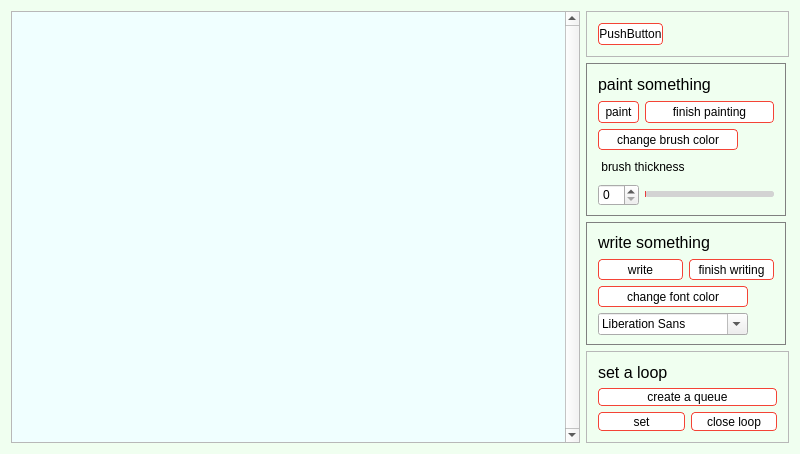
<?xml version="1.0" encoding="UTF-8"?>
<ui version="4.0">
 <class>MainWindow</class>
 <widget class="QMainWindow" name="MainWindow">
  <property name="geometry">
   <rect>
    <x>0</x>
    <y>0</y>
    <width>800</width>
    <height>454</height>
   </rect>
  </property>
  <property name="sizePolicy">
   <sizepolicy hsizetype="Preferred" vsizetype="Preferred">
    <horstretch>0</horstretch>
    <verstretch>0</verstretch>
   </sizepolicy>
  </property>
  <property name="windowTitle">
   <string>MainWindow</string>
  </property>
  <property name="styleSheet">
   <string notr="true">#MainWindow{
	border-radius:100px;
background:#F0FFF0;

}</string>
  </property>
  <widget class="QWidget" name="centralWidget">
   <property name="styleSheet">
    <string notr="true">QPushButton{
    border-radius: 4px;
    color: white;
    text-align: center;
    text-decoration: none;
    background-color: white;
    color: black;
    border: 1px solid #f44336;
}

QPushButton:hover {
    background-color: #f44336;
    color: white;
}

QPushButton:pressed {
    background-color: #06AD56;
}
QPushButton:disabled
{
    color:#000000;
    background-color:#f5f5f5; /*改变背景色*/
    border-style:inset;/*改变边框风格*/
}</string>
   </property>
   <layout class="QGridLayout" name="gridLayout_3" rowstretch="0,3,10,0,0,0,8,6">
    <item row="1" column="0" rowspan="7">
     <widget class="QScrollArea" name="scrollArea">
      <property name="styleSheet">
       <string notr="true"/>
      </property>
      <property name="frameShape">
       <enum>QFrame::StyledPanel</enum>
      </property>
      <property name="verticalScrollBarPolicy">
       <enum>Qt::ScrollBarAlwaysOn</enum>
      </property>
      <property name="horizontalScrollBarPolicy">
       <enum>Qt::ScrollBarAlwaysOff</enum>
      </property>
      <property name="widgetResizable">
       <bool>true</bool>
      </property>
      <widget class="QWidget" name="scwidget">
       <property name="geometry">
        <rect>
         <x>0</x>
         <y>0</y>
         <width>560</width>
         <height>434</height>
        </rect>
       </property>
       <property name="styleSheet">
        <string notr="true">#scwidget{
	background:#f0ffff
}</string>
       </property>
       <layout class="QGridLayout" name="gridLayout_2">
        <item row="0" column="0">
         <spacer name="verticalSpacer">
          <property name="orientation">
           <enum>Qt::Vertical</enum>
          </property>
          <property name="sizeHint" stdset="0">
           <size>
            <width>20</width>
            <height>40</height>
           </size>
          </property>
         </spacer>
        </item>
       </layout>
      </widget>
     </widget>
    </item>
    <item row="7" column="1">
     <widget class="QFrame" name="frame">
      <property name="frameShape">
       <enum>QFrame::StyledPanel</enum>
      </property>
      <property name="frameShadow">
       <enum>QFrame::Raised</enum>
      </property>
      <layout class="QGridLayout" name="gridLayout_6">
       <item row="2" column="0">
        <widget class="QPushButton" name="create_queue">
         <property name="sizePolicy">
          <sizepolicy hsizetype="Preferred" vsizetype="Preferred">
           <horstretch>0</horstretch>
           <verstretch>0</verstretch>
          </sizepolicy>
         </property>
         <property name="minimumSize">
          <size>
           <width>0</width>
           <height>0</height>
          </size>
         </property>
         <property name="maximumSize">
          <size>
           <width>200</width>
           <height>16777215</height>
          </size>
         </property>
         <property name="cursor">
          <cursorShape>PointingHandCursor</cursorShape>
         </property>
         <property name="text">
          <string>create a queue</string>
         </property>
        </widget>
       </item>
       <item row="3" column="0">
        <widget class="QWidget" name="widget_4" native="true">
         <property name="maximumSize">
          <size>
           <width>16777215</width>
           <height>167777</height>
          </size>
         </property>
         <layout class="QVBoxLayout" name="verticalLayout">
          <property name="leftMargin">
           <number>0</number>
          </property>
          <property name="topMargin">
           <number>0</number>
          </property>
          <property name="rightMargin">
           <number>0</number>
          </property>
          <property name="bottomMargin">
           <number>0</number>
          </property>
          <item>
           <widget class="QWidget" name="widget_5" native="true">
            <layout class="QHBoxLayout" name="horizontalLayout">
             <property name="leftMargin">
              <number>0</number>
             </property>
             <property name="topMargin">
              <number>0</number>
             </property>
             <property name="rightMargin">
              <number>0</number>
             </property>
             <property name="bottomMargin">
              <number>0</number>
             </property>
             <item>
              <widget class="QPushButton" name="create_queue_set">
               <property name="sizePolicy">
                <sizepolicy hsizetype="Preferred" vsizetype="Preferred">
                 <horstretch>0</horstretch>
                 <verstretch>0</verstretch>
                </sizepolicy>
               </property>
               <property name="minimumSize">
                <size>
                 <width>0</width>
                 <height>0</height>
                </size>
               </property>
               <property name="maximumSize">
                <size>
                 <width>16777</width>
                 <height>16777215</height>
                </size>
               </property>
               <property name="cursor">
                <cursorShape>PointingHandCursor</cursorShape>
               </property>
               <property name="text">
                <string>set</string>
               </property>
              </widget>
             </item>
             <item>
              <widget class="QPushButton" name="close_loop">
               <property name="sizePolicy">
                <sizepolicy hsizetype="Preferred" vsizetype="Preferred">
                 <horstretch>0</horstretch>
                 <verstretch>0</verstretch>
                </sizepolicy>
               </property>
               <property name="cursor">
                <cursorShape>PointingHandCursor</cursorShape>
               </property>
               <property name="text">
                <string>close loop</string>
               </property>
              </widget>
             </item>
            </layout>
           </widget>
          </item>
         </layout>
        </widget>
       </item>
       <item row="1" column="0">
        <widget class="QLabel" name="label_4">
         <property name="maximumSize">
          <size>
           <width>16777215</width>
           <height>20</height>
          </size>
         </property>
         <property name="font">
          <font>
           <pointsize>12</pointsize>
          </font>
         </property>
         <property name="text">
          <string>set a loop</string>
         </property>
        </widget>
       </item>
      </layout>
     </widget>
    </item>
    <item row="1" column="1">
     <widget class="QFrame" name="frame_2">
      <property name="frameShape">
       <enum>QFrame::StyledPanel</enum>
      </property>
      <property name="frameShadow">
       <enum>QFrame::Raised</enum>
      </property>
      <layout class="QHBoxLayout" name="horizontalLayout_2">
       <item>
        <widget class="add_paper_menu" name="add_menu">
         <property name="sizePolicy">
          <sizepolicy hsizetype="Preferred" vsizetype="Preferred">
           <horstretch>0</horstretch>
           <verstretch>0</verstretch>
          </sizepolicy>
         </property>
         <property name="maximumSize">
          <size>
           <width>100</width>
           <height>16777215</height>
          </size>
         </property>
         <property name="text">
          <string>PushButton</string>
         </property>
        </widget>
       </item>
       <item>
        <widget class="QPushButton" name="pushButton">
         <property name="sizePolicy">
          <sizepolicy hsizetype="Fixed" vsizetype="Fixed">
           <horstretch>0</horstretch>
           <verstretch>0</verstretch>
          </sizepolicy>
         </property>
         <property name="cursor">
          <cursorShape>PointingHandCursor</cursorShape>
         </property>
         <property name="styleSheet">
          <string notr="true">*{
	border:none;
background:transparent;
}</string>
         </property>
         <property name="text">
          <string/>
         </property>
         <property name="icon">
          <iconset resource="resource.qrc">
           <normaloff>:/text/resource/myicons/icons8-pause.png</normaloff>:/text/resource/myicons/icons8-pause.png</iconset>
         </property>
         <property name="iconSize">
          <size>
           <width>20</width>
           <height>20</height>
          </size>
         </property>
        </widget>
       </item>
       <item>
        <widget class="QPushButton" name="set_all">
         <property name="sizePolicy">
          <sizepolicy hsizetype="Fixed" vsizetype="Fixed">
           <horstretch>0</horstretch>
           <verstretch>0</verstretch>
          </sizepolicy>
         </property>
         <property name="cursor">
          <cursorShape>PointingHandCursor</cursorShape>
         </property>
         <property name="styleSheet">
          <string notr="true">*{
	border:none;
background:transparent;
}</string>
         </property>
         <property name="text">
          <string/>
         </property>
         <property name="icon">
          <iconset resource="resource.qrc">
           <normaloff>:/text/resource/myicons/set.png</normaloff>:/text/resource/myicons/set.png</iconset>
         </property>
         <property name="iconSize">
          <size>
           <width>25</width>
           <height>25</height>
          </size>
         </property>
        </widget>
       </item>
       <item>
        <widget class="QPushButton" name="closebt">
         <property name="sizePolicy">
          <sizepolicy hsizetype="Fixed" vsizetype="Preferred">
           <horstretch>0</horstretch>
           <verstretch>0</verstretch>
          </sizepolicy>
         </property>
         <property name="cursor">
          <cursorShape>PointingHandCursor</cursorShape>
         </property>
         <property name="styleSheet">
          <string notr="true">*{
	border:none;
background:transparent;
}</string>
         </property>
         <property name="text">
          <string/>
         </property>
         <property name="icon">
          <iconset resource="resource.qrc">
           <normaloff>:/text/resource/myicons/icons8-close.png</normaloff>:/text/resource/myicons/icons8-close.png</iconset>
         </property>
         <property name="iconSize">
          <size>
           <width>30</width>
           <height>30</height>
          </size>
         </property>
        </widget>
       </item>
      </layout>
     </widget>
    </item>
    <item row="6" column="1">
     <widget class="QFrame" name="frame">
      <property name="maximumSize">
       <size>
        <width>200</width>
        <height>1677777</height>
       </size>
      </property>
      <property name="styleSheet">
       <string notr="true">.QFrame{
	border:1px solid grey
}</string>
      </property>
      <layout class="QGridLayout" name="gridLayout">
       <property name="topMargin">
        <number>9</number>
       </property>
       <property name="bottomMargin">
        <number>9</number>
       </property>
       <item row="1" column="0">
        <widget class="QPushButton" name="write_button">
         <property name="sizePolicy">
          <sizepolicy hsizetype="Preferred" vsizetype="Preferred">
           <horstretch>0</horstretch>
           <verstretch>0</verstretch>
          </sizepolicy>
         </property>
         <property name="cursor">
          <cursorShape>PointingHandCursor</cursorShape>
         </property>
         <property name="text">
          <string>write</string>
         </property>
        </widget>
       </item>
       <item row="3" column="0" colspan="2">
        <widget class="QPushButton" name="change_color">
         <property name="sizePolicy">
          <sizepolicy hsizetype="Preferred" vsizetype="Preferred">
           <horstretch>0</horstretch>
           <verstretch>0</verstretch>
          </sizepolicy>
         </property>
         <property name="maximumSize">
          <size>
           <width>150</width>
           <height>16777215</height>
          </size>
         </property>
         <property name="cursor">
          <cursorShape>PointingHandCursor</cursorShape>
         </property>
         <property name="text">
          <string>change font color</string>
         </property>
        </widget>
       </item>
       <item row="0" column="0" colspan="2">
        <widget class="QLabel" name="label">
         <property name="font">
          <font>
           <pointsize>12</pointsize>
          </font>
         </property>
         <property name="text">
          <string>write something</string>
         </property>
        </widget>
       </item>
       <item row="4" column="0" colspan="2">
        <widget class="QFontComboBox" name="fontComboBox">
         <property name="sizePolicy">
          <sizepolicy hsizetype="Preferred" vsizetype="Preferred">
           <horstretch>0</horstretch>
           <verstretch>0</verstretch>
          </sizepolicy>
         </property>
         <property name="maximumSize">
          <size>
           <width>150</width>
           <height>16777215</height>
          </size>
         </property>
        </widget>
       </item>
       <item row="1" column="1">
        <widget class="QPushButton" name="finish_button">
         <property name="sizePolicy">
          <sizepolicy hsizetype="Preferred" vsizetype="Preferred">
           <horstretch>0</horstretch>
           <verstretch>0</verstretch>
          </sizepolicy>
         </property>
         <property name="cursor">
          <cursorShape>PointingHandCursor</cursorShape>
         </property>
         <property name="text">
          <string>finish writing</string>
         </property>
        </widget>
       </item>
      </layout>
     </widget>
    </item>
    <item row="2" column="1" rowspan="4">
     <widget class="QFrame" name="frame_2">
      <property name="maximumSize">
       <size>
        <width>200</width>
        <height>16777215</height>
       </size>
      </property>
      <property name="styleSheet">
       <string notr="true">.QFrame{
	border:1px solid grey;	
}</string>
      </property>
      <layout class="QGridLayout" name="gridLayout_4">
       <property name="topMargin">
        <number>9</number>
       </property>
       <property name="bottomMargin">
        <number>9</number>
       </property>
       <item row="9" column="0">
        <widget class="QSpinBox" name="spinBox"/>
       </item>
       <item row="9" column="1">
        <widget class="QSlider" name="paint_slider">
         <property name="font">
          <font>
           <stylestrategy>PreferDefault</stylestrategy>
          </font>
         </property>
         <property name="styleSheet">
          <string notr="true">/****************************************************************************
*			QSlider  	
*		描述：滑动块样式
*			仿网易云样式
****************************************************************************/
/* 一定要先设置groove，不然handle的很多效果将没有*/
QSlider::groove:horizontal {
    border: none;
    height: 6px;
    border-radius: 3px;
    background: lightgray;
}
QSlider::handle:horizontal {
    border: none;
    margin: -5px 0px; /* 上下边距和左右边距*/
    width: 16px;
    height: 16px;
    border-radius: 8px;
    background: #e83c3c;
    border-image: url(:/images/playPbHandle16_White.png);
}
/*划过部分*/
QSlider::sub-page:horizontal {
    background: #e83c3c;
    height: 4px;
    border-radius: 3px;
}
/*未划过部分*/
QSlider::add-page:horizontal {
    background: lightgray;
    height: 4px;
    border-radius: 3px;
}
</string>
         </property>
         <property name="orientation">
          <enum>Qt::Horizontal</enum>
         </property>
        </widget>
       </item>
       <item row="8" column="0" colspan="2">
        <widget class="QLabel" name="label_3">
         <property name="maximumSize">
          <size>
           <width>150</width>
           <height>16777215</height>
          </size>
         </property>
         <property name="font">
          <font>
           <family>Ubuntu</family>
          </font>
         </property>
         <property name="text">
          <string> brush thickness</string>
         </property>
        </widget>
       </item>
       <item row="7" column="0" colspan="2">
        <widget class="QWidget" name="widget" native="true">
         <layout class="QHBoxLayout" name="horizontalLayout_3">
          <property name="leftMargin">
           <number>0</number>
          </property>
          <property name="topMargin">
           <number>0</number>
          </property>
          <property name="rightMargin">
           <number>0</number>
          </property>
          <property name="bottomMargin">
           <number>0</number>
          </property>
          <item>
           <widget class="QPushButton" name="paint_color">
            <property name="sizePolicy">
             <sizepolicy hsizetype="Minimum" vsizetype="Preferred">
              <horstretch>0</horstretch>
              <verstretch>0</verstretch>
             </sizepolicy>
            </property>
            <property name="maximumSize">
             <size>
              <width>150</width>
              <height>16777215</height>
             </size>
            </property>
            <property name="cursor">
             <cursorShape>PointingHandCursor</cursorShape>
            </property>
            <property name="text">
             <string>change brush color</string>
            </property>
           </widget>
          </item>
          <item>
           <widget class="QPushButton" name="clear_all">
            <property name="sizePolicy">
             <sizepolicy hsizetype="Fixed" vsizetype="Fixed">
              <horstretch>0</horstretch>
              <verstretch>0</verstretch>
             </sizepolicy>
            </property>
            <property name="maximumSize">
             <size>
              <width>30</width>
              <height>16777215</height>
             </size>
            </property>
            <property name="cursor">
             <cursorShape>PointingHandCursor</cursorShape>
            </property>
            <property name="styleSheet">
             <string notr="true">*{
	border:none;
background:transparent;
}</string>
            </property>
            <property name="text">
             <string/>
            </property>
            <property name="icon">
             <iconset resource="resource.qrc">
              <normaloff>:/text/resource/myicons/icons8-delete-bin.png</normaloff>:/text/resource/myicons/icons8-delete-bin.png</iconset>
            </property>
            <property name="iconSize">
             <size>
              <width>25</width>
              <height>25</height>
             </size>
            </property>
           </widget>
          </item>
         </layout>
        </widget>
       </item>
       <item row="0" column="0" colspan="2">
        <widget class="QLabel" name="label_2">
         <property name="font">
          <font>
           <pointsize>12</pointsize>
           <weight>50</weight>
           <bold>false</bold>
          </font>
         </property>
         <property name="styleSheet">
          <string notr="true"/>
         </property>
         <property name="text">
          <string>paint something</string>
         </property>
        </widget>
       </item>
       <item row="2" column="0">
        <widget class="QPushButton" name="paint_button">
         <property name="sizePolicy">
          <sizepolicy hsizetype="Preferred" vsizetype="Preferred">
           <horstretch>0</horstretch>
           <verstretch>0</verstretch>
          </sizepolicy>
         </property>
         <property name="cursor">
          <cursorShape>PointingHandCursor</cursorShape>
         </property>
         <property name="text">
          <string>paint</string>
         </property>
        </widget>
       </item>
       <item row="2" column="1">
        <widget class="QPushButton" name="paintfinish">
         <property name="sizePolicy">
          <sizepolicy hsizetype="Preferred" vsizetype="Preferred">
           <horstretch>0</horstretch>
           <verstretch>0</verstretch>
          </sizepolicy>
         </property>
         <property name="cursor">
          <cursorShape>PointingHandCursor</cursorShape>
         </property>
         <property name="text">
          <string>finish painting</string>
         </property>
        </widget>
       </item>
      </layout>
     </widget>
    </item>
   </layout>
  </widget>
 </widget>
 <layoutdefault spacing="6" margin="11"/>
 <customwidgets>
  <customwidget>
   <class>add_paper_menu</class>
   <extends>QPushButton</extends>
   <header location="global">add_paper_menu.h</header>
  </customwidget>
 </customwidgets>
 <resources>
  <include location="resource.qrc"/>
 </resources>
 <connections/>
</ui>
